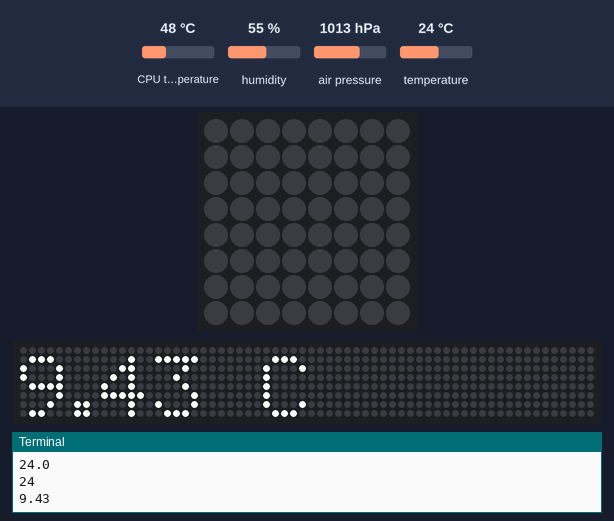
The program below on a simulated Raspberry Pi (BCM pin numbers) with a Sense HAT. On the bench: the Sense HAT's 8×8 RGB LED matrix, a strip that is not on the board, showing the scrolling text unrolled, the last lines printed to the terminal. Inputs (shaded band) come from the test bench; at power-on: humidity 55 %, temperature 24 °C, CPU temperature 48 °C, air pressure 1013 hPa. The 64×8 strip is a reading aid, not a part: it shows the text the matrix is scrolling, unrolled, one strip-width of it at a time.

Above: at 4.1 s.
At 16.3 s:
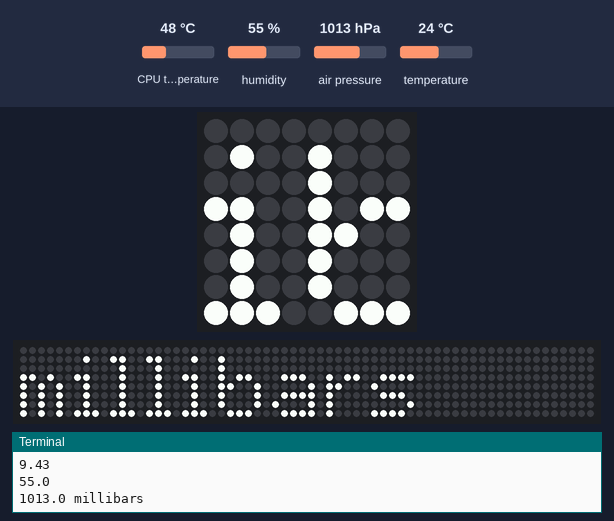
16.4 s: humidity set to 22 %
At 30.1 s:
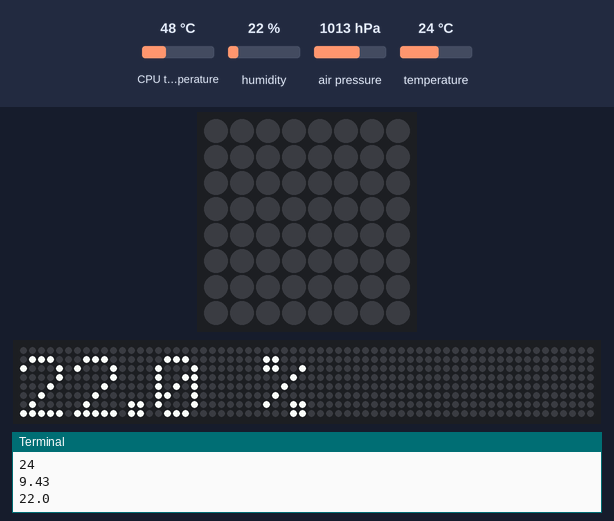
31.5 s: temperature set to 12 °C
At 45.9 s:
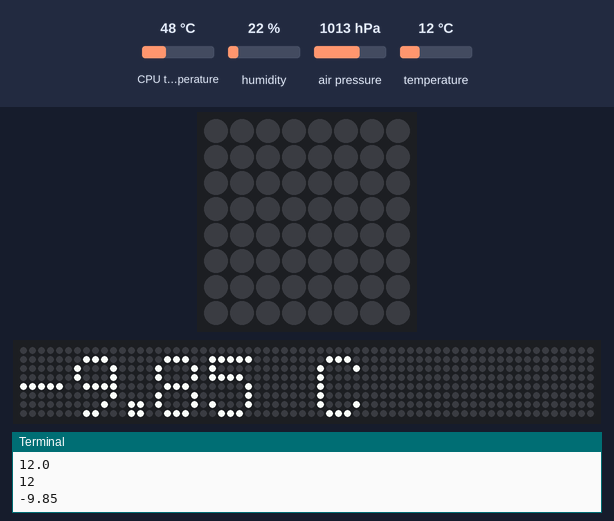

Measured:
- what the display in image 0 shows lasts 1.3 s, from 4.1 s to 5.4 s
- what the display in image 2 shows lasts 0.7 s, from 29.6 s to 30.3 s

The program:

temp.py
```python
import os
from sense_hat import SenseHat

sense = SenseHat()
sense.clear()

def getCPUtemperature():
    res = os.popen('vcgencmd measure_temp').readline()
    return(res.replace("temp=","").replace("'C\n",""))

cpu_temp = getCPUtemperature()
cpu_temp = float(cpu_temp)

temp_factor = 1.64771573604061

sense.set_rotation(180)

while True:
    temp = sense.get_temperature()
    humidity = sense.get_humidity()
    pressure = sense.get_pressure()
    print(cpu_temp)
    temp_calibrated = temp - ((cpu_temp - temp)/temp_factor)
    temp_calibrated = round(temp_calibrated,2)
    print(temp)
    temp = int(temp)
    print(temp)
    tempstr=str(temp_calibrated)
    print(temp_calibrated)


    sense.show_message("%s C  " % tempstr)
    humidity=round(humidity,1)
    humidity=str(humidity)
    print(humidity)
    sense.show_message("%s %% " % humidity)
    pressure = round(pressure,0)
    pressure = str(pressure)
    print("%s millibars  " % pressure)
    sense.show_message("%s millibars  " % pressure)
```
